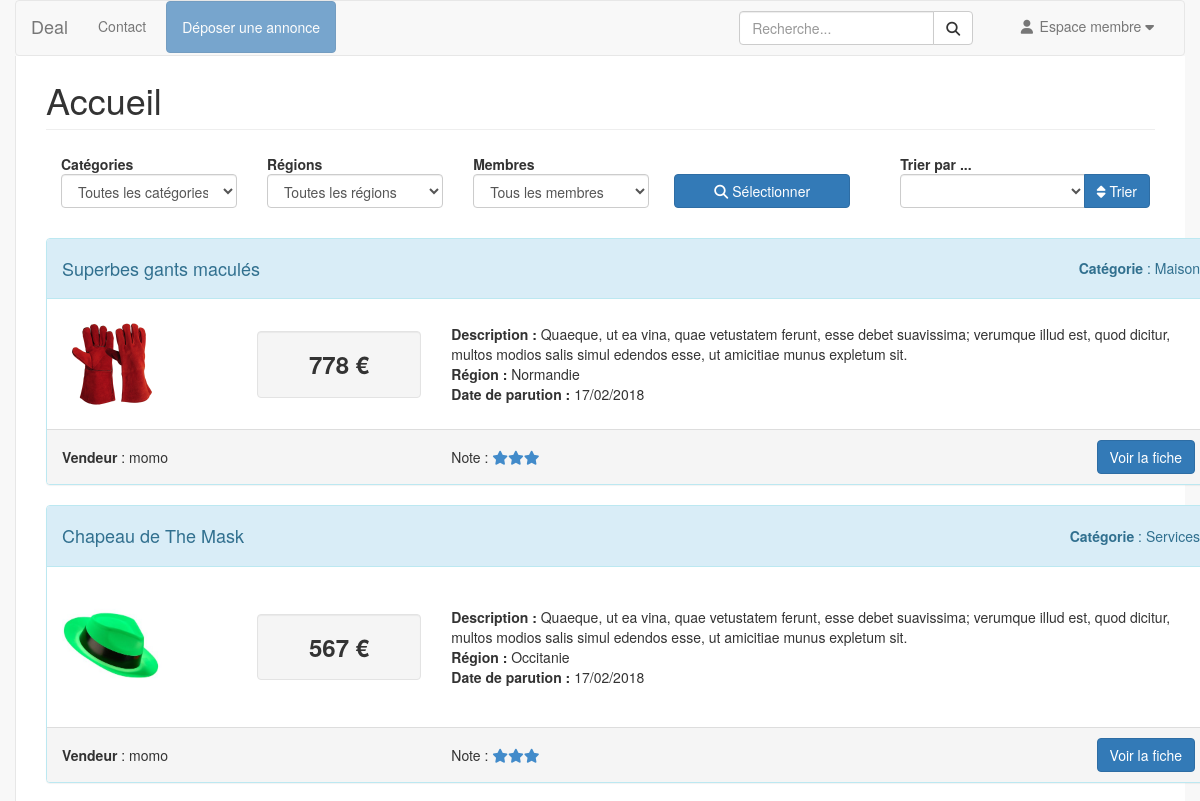
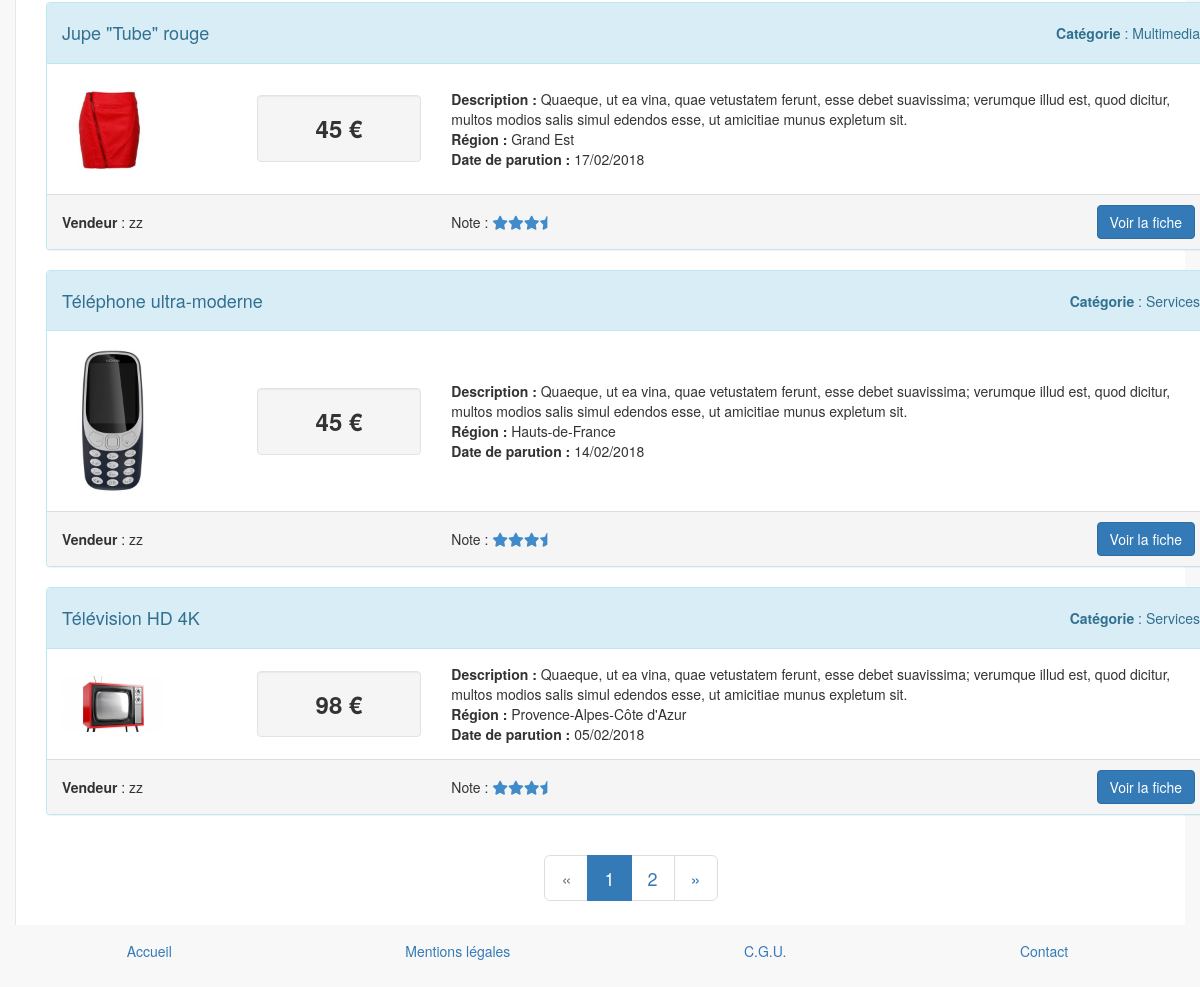
The page / on the database its author committed (2 pictures, top to bottom).
### tables this page shows
CREATE TABLE `annonce` (
  `id` int(10) unsigned NOT NULL AUTO_INCREMENT,
  `dispo` varchar(10) NOT NULL DEFAULT 'active',
  `titre` varchar(255) NOT NULL,
  `description_courte` varchar(255) NOT NULL,
  `description_longue` text NOT NULL,
  `prix` float NOT NULL,
  `photo` varchar(255) DEFAULT NULL,
  `ville` varchar(100) NOT NULL,
  `adresse` text NOT NULL,
  `code_postal` char(5) NOT NULL,
  `membre_id` int(10) unsigned NOT NULL,
  `categorie_id` int(10) unsigned DEFAULT NULL,
  `region_id` int(10) unsigned NOT NULL,
  `date_enregistrement` datetime NOT NULL DEFAULT CURRENT_TIMESTAMP,
  PRIMARY KEY (`id`),
  KEY `fk_annonce_membre_idx` (`membre_id`),
  KEY `fk_annonce_region_idx` (`region_id`),
  KEY `fk_annonce_categorie_idx` (`categorie_id`),
  CONSTRAINT `fk_annonce_membre` FOREIGN KEY (`membre_id`) REFERENCES `membre` (`id`) ON DELETE CASCADE ON UPDATE NO ACTION,
  CONSTRAINT `fk_annonce_region` FOREIGN KEY (`region_id`) REFERENCES `region` (`id`) ON DELETE NO ACTION ON UPDATE NO ACTION
);

CREATE TABLE `categorie` (
  `id` int(10) unsigned NOT NULL AUTO_INCREMENT,
  `titre` varchar(100) NOT NULL,
  `mots_cles` text,
  PRIMARY KEY (`id`)
);

CREATE TABLE `region` (
  `id` int(10) unsigned NOT NULL AUTO_INCREMENT,
  `nom` varchar(45) NOT NULL,
  PRIMARY KEY (`id`)
);

CREATE TABLE `membre` (
  `id` int(10) unsigned NOT NULL AUTO_INCREMENT,
  `civilite` enum('M.','Mme') NOT NULL,
  `pseudo` varchar(45) NOT NULL,
  `mdp` varchar(255) NOT NULL,
  `nom` varchar(45) NOT NULL,
  `prenom` varchar(45) NOT NULL,
  `telephone` varchar(45) DEFAULT NULL,
  `email` varchar(45) NOT NULL,
  `role` enum('user','admin') NOT NULL,
  `date_enregistrement` datetime NOT NULL DEFAULT CURRENT_TIMESTAMP,
  PRIMARY KEY (`id`),
  UNIQUE KEY `pseudo_UNIQUE` (`pseudo`)
);

### include/fonctions.php (called while the page is built, shortened)
<?php
function isUserConnected () {
  return isset($_SESSION['membre']);
}

### index.php (the view, shortened to what this page needs)
<?php
require_once __DIR__.'/include/init.php';
$categorieSelect = $regionSelect = $membreSelect = $triSelect = $reqC = $reqR = $reqM = '';
$reqC = (!empty($_SESSION['select']['categorieSelect']) ? 'AND a.categorie_id = '
.$_SESSION['select']['categorieSelect'].' ' : '');
$reqR = (!empty($regionSelect) ? 'AND a.region_id = '
.$regionSelect.' ' : '');
$reqM = (!empty($_SESSION['select']['membreSelect']) ? 'AND a.membre_id = '
.$_SESSION['select']['membreSelect'].' ' : '');
$triPar = (!empty($triSelect) ? $triSelect : 'a.id DESC');
$req = 'SELECT a.*, m.id idMembre, m.pseudo pseudo, c.id idCategorie, c.titre categorie, r.id idRegion, r.nom region '
.'FROM annonce a, categorie c, membre m, region r '
.'WHERE r.id = a.region_id AND m.id = a.membre_id AND c.id = a.categorie_id AND a.dispo = \'active\' '
.$reqC.$reqR.$reqM
.' ORDER BY '. $triPar;
$stmt = $pdo->query($req);
$annoncesToutes = $stmt->fetchAll();
$annoncesParPage = 5;
$nbTotalAnnonces = $stmt->rowCount();
$nbPages = ceil($nbTotalAnnonces/$annoncesParPage);
if(isset($_GET['p']) && !empty($_GET['p'])) {
  $pageChoisie = (int)$_GET['p'];
  if($pageChoisie > $nbPages) {
    $pageChoisie = $nbPages;
  }
} else {
  $pageChoisie = 1;
}
$premiereAnnonce = ($pageChoisie-1) * $annoncesParPage;
$req .= ' LIMIT '.$premiereAnnonce.', '.$annoncesParPage;
$stmt = $pdo->query($req);
$annonces = $stmt->fetchAll();
include __DIR__.'/layout/top.php';
?>
<div class="container-fluid" id="page-wrapper">
  <div class="row">
    <div class="col-lg-12">
      <h1 class="page-header">Accueil</h1>
    </div>
  </div>
  <div class="row">
    <div class="col-sm-9">
      <form class="form-group" method="post" id="filtres">
        <div class="col-sm-3 form-group">
          <label for="categories">Catégories</label>
          <select class="form-control" name="categorieSelect" id="categories">
            <option value="">Toutes les catégories</option>
          </select>
        </div>
        <div class="col-sm-3 form-group">
          <label for="regions">Régions</label>
          <select class="form-control" name="regionSelect" id="regions">
            <option value="">Toutes les régions</option>
          </select>
        </div>
        <div class="col-sm-3 form-group">
          <label for="membres">Membres</label>
          <select class="form-control" name="membreSelect" id="membres">
            <option value="">Tous les membres</option>
          </select>
        </div>
        <div class="col-sm-3 form-group">
          <button class="col-xs-12 btn btn-primary pull-right" type="submit"><i class="fa fa-search"></i> Sélectionner</button>
        </div>
      </div>
      <div class="col-sm-3">
        <label for="">Trier par ...</label>
        <div class="input-group">
          <select class="form-control" name="triSelect" id="triSelect">
          </select>
          <span class="input-group-btn">
            <button class="btn btn-primary form-group-btn pull-right" type="submit"><i class="fa fa-sort"></i> Trier</button>
          </span>
        </div>
      </div>
  </div>
  <div class="container">
    <?php foreach ($annonces as $annonce) : ?>
      <div class="row">
        <div class="panel panel-info" id="annonces-accueil">
          <div class="panel-heading">
            <div class="row">
              <div class="col-sm-8">
                <h4><?= $annonce['titre'] ?></h4>
              </div>
              <div class="col-sm-4">
                <div class="pull-right">
                  <strong>Catégorie</strong> : <?= $annonce['categorie']; ?>
                </div>
              </div>
            </div>
          </div>
          <div class="panel-body">
            <div class="row">
              <div class="col-sm-2">
                <a href="<?= PHOTO_WEB.$annonce['photo']; ?>" data-lightbox="lightbox">
                  <img src="<?= PHOTO_WEB.$annonce['photo']; ?>">
                </a>
              </div>
              <div class="col-sm-2">
                <div class="well">
                  <h3><strong><?= round($annonce['prix'],2); ?> €</strong></h3>
                </div>
              </div>
              <div class="col-sm-8">
                <p><b>Description :</b> <?= $annonce['description_courte']; ?></p>
                <p><b>Région :</b> <?= $annonce['region']; ?></p>
                <p><b>Date de parution :</b> <?= strftime('%d/%m/%Y',strtotime($annonce['date_enregistrement'])); ?></p>
              </div>
            </div>
          </div>
          <div class="panel-footer">
            <div class="row">
              <div class="col-sm-4">
                <strong> Vendeur</strong> : <?= $annonce['pseudo']; ?>
              </div>
              <div class="col-sm-4">
                <?php
                $req = 'SELECT AVG(note) noteMoy FROM notes GROUP BY membre_id2 HAVING membre_id2 = '. $annonce['idMembre'];
                $stmt = $pdo->query($req);
                $notes = $stmt->fetchColumn();
                $star = '';
                for ($i=0; $i<round($notes); $i++) {
                  $star .= '<i class="fa fa-star"></i>';
                }
                if ((round($notes,1)*10)%10 != 0) {
                  $star .= '<i class="fa fa-star-half"></i>';
                }
                ?>
                Note : <?= $star; ?>
              </div>
              <div class="col-sm-4">
                <a href="<?= SITE_PATH; ?>annonce-fiche.php?id=<?= $annonce['id']; ?>" class="btn btn-primary pull-right">Voir la fiche</a>
              </div>
            </div>
          </div>
        </div>
      </div>
    <?php endforeach; ?>
    <nav aria-label="page navigation" id="pagination">
      <form method="post">
        <ul class="pagination pagination-lg">
          <li <?= (($pageChoisie-1)<=0) ? 'class="disabled"' : '' ; ?>>
            <a href="index.php?p=<?= (($pageChoisie-1)<=0) ? 1 : $pageChoisie-1 ; ?>" aria-label="Previous">
              <span aria-hidden="true">&laquo;</span>
            </a>
          </li>
          <?php
          for($i = 1; $i <= $nbPages; $i++) {
            if($i == $pageChoisie) {
              echo '<li class="active" name="'.$i.'"><a href="index.php?p='.$i.'">'.$i.'</a></li>';
            }	else {
              echo '<li name="'.$i.'"><a href="index.php?p='.$i.'">'.$i.'</a></li>';
            }
          }
          ?>
          <li <?= ($pageChoisie >= $nbPages) ? 'class="disabled"' : '' ; ?>>
            <a href="index.php?p=<?= ($pageChoisie > $nbPages) ? '' : $pageChoisie+1; ?>" aria-label="Next">
              <span aria-hidden="true">&raquo;</span>
            </a>
          </li>
        </ul>
      </form>
    </nav>
  </div>
</div>
<?php
include __DIR__.('/layout/bottom.php');
?>

### layout/top.php (shortened to what this page needs)
<?php
if (!isUserConnected()) {
  $disabled = 'disabled';
  $popover = 'popover';
} else {
  $disabled = $popover = '';
}
?>
<!DOCTYPE html>
<html lang="fr">
<head>
  <link href="<?=SITE_PATH;?>vendor/bootstrap/css/bootstrap.min.css" rel="stylesheet">
  <link href="<?=SITE_PATH;?>vendor/metisMenu/metisMenu.min.css" rel="stylesheet">
  <link href="<?=SITE_PATH;?>vendor/datatables-plugins/dataTables.bootstrap.css" rel="stylesheet">
  <link href="<?=SITE_PATH;?>vendor/datatables-responsive/dataTables.responsive.css" rel="stylesheet">
  <link href="<?=SITE_PATH;?>dist/css/general.css" rel="stylesheet">
  <link href="<?=SITE_PATH;?>dist/css/lightbox.css" rel="stylesheet">
  <link href="<?=SITE_PATH;?>vendor/morrisjs/morris.css" rel="stylesheet">
  <link href="<?=SITE_PATH;?>vendor/font-awesome/css/font-awesome.min.css" rel="stylesheet" type="text/css">
  <link href="//netdna.bootstrapcdn.com/font-awesome/3.2.1/css/font-awesome.css" rel="stylesheet" type="text/css">
</head>
<body>
  <div class="container-fluid" id="wrapper">
              <nav class="navbar navbar-default">
                <div class="container-fluid">
                  <div class="navbar-header">
                    <a class="navbar-brand" href="<?= SITE_PATH; ?>index.php">Deal</a>
                  </div>
                  <div class="collapse navbar-collapse" id="bs-example-navbar-collapse-2">
                    <ul class="nav navbar-nav">
                      <li><a href="<?= SITE_PATH.'contact.php'; ?>" title="Contactez-nous" data-toggle="tooltip" data-placement="bottom">Contact</a></li>
                      <li data-toggle="<?= $popover; ?>" data-placement="bottom" data-content="Pour déposer une annonce, veuillez-vous connecter.">
                        <a class="btn btn-primary <?= $disabled; ?>" href="<?=SITE_PATH;?>admin/annonce-edit.php">
                          Déposer une annonce
                        </a>
                      </li>
                    </ul>
                    <ul class="nav navbar-nav navbar-right">
                      <form class="navbar-form navbar-left">
                        <div class="form-group">
                          <div class="input-group custom-search-form">
                            <input type="text" class="form-control" placeholder="Recherche...">
                            <span class="input-group-btn">
                              <button class="btn btn-default" type="button">
                                <i class="fa fa-search"></i>
                              </button>
                            </span>
                          </div>
                        </div>
                      </form>
                      <?php if (isUserConnected()) : ?>
                        <li class="dropdown">
                          <a class="dropdown-toggle" data-toggle="dropdown" href="#">
                            <i class="fa fa-user fa-fw"></i>
                            <?= getPseudo() ; ?>
                            <i class="fa fa-caret-down"></i>
                          </a>
                          <ul class="dropdown-menu dropdown-user">
                            <li>
                              <a href="<?=SITE_PATH;?>profil.php">
                                <i class="glyphicon glyphicon-user"></i>&nbsp;&nbsp;Mon profil</a>
                              </li>
                              <li class="divider"></li>
                              <li>
                                <a href="<?=SITE_PATH;?>deconnexion.php"><i class="fa fa-sign-out fa-fw"></i> Déconnexion</a>
                              </li>
                            </ul>
                          </li>
                        <?php else : ?>
                          <li class="dropdown">
                            <a class="dropdown-toggle" data-toggle="dropdown" href="#">
                              <i class="fa fa-user fa-fw"></i>
                              Espace membre
                              <i class="fa fa-caret-down"></i>
                            </a>
                          </li>
                        <?php endif; ?>
                      </ul>
                    </div>
                  </div>
                </nav>

### layout/bottom.php (shortened to what this page needs)
</div>
<footer class="container-fluid">
  <ul class="list-inline">
    <li class="list-inline-item"><a class="btn" href="<?= SITE_PATH.'index.php' ?>">Accueil</a></li>
    <li class="list-inline-item"><a class="btn" href="<?= SITE_PATH.'mentions-legales.php' ?>">Mentions légales</a></li>
    <li class="list-inline-item"><a class="btn" href="<?= SITE_PATH.'cgu.php'; ?> ">C.G.U.</a></li>
    <li class="list-inline-item"><a class="btn" href="<?= SITE_PATH.'contact.php'; ?>">Contact</a></li>
  </ul>
</footer>
</body>
</html>

### rows shown on the page
annonce: titre "Superbes gants maculés", categorie.titre "Maison", photo (picture), prix "778", description_courte "Quaeque, ut ea vina, quae vetustatem ferunt, esse debet suavissima; verumque illud est, quod dicitur, multos modios salis simul edendos esse, ut amicitiae munus expletum sit.", region.nom "Normandie", date_enregistrement "17/02/2018", membre.pseudo "momo"
annonce: titre "Chapeau de The Mask", categorie.titre "Services", photo (picture), prix "567", description_courte "Quaeque, ut ea vina, quae vetustatem ferunt, esse debet suavissima; verumque illud est, quod dicitur, multos modios salis simul edendos esse, ut amicitiae munus expletum sit.", region.nom "Occitanie", date_enregistrement "17/02/2018", membre.pseudo "momo"
annonce: titre "Jupe \"Tube\" rouge", categorie.titre "Multimedia", photo (picture), prix "45", description_courte "Quaeque, ut ea vina, quae vetustatem ferunt, esse debet suavissima; verumque illud est, quod dicitur, multos modios salis simul edendos esse, ut amicitiae munus expletum sit.", region.nom "Grand Est", date_enregistrement "17/02/2018", membre.pseudo "zz"
annonce: titre "Téléphone ultra-moderne", categorie.titre "Services", photo (picture), prix "45", description_courte "Quaeque, ut ea vina, quae vetustatem ferunt, esse debet suavissima; verumque illud est, quod dicitur, multos modios salis simul edendos esse, ut amicitiae munus expletum sit.", region.nom "Hauts-de-France", date_enregistrement "14/02/2018", membre.pseudo "zz"
annonce: titre "Télévision HD 4K", categorie.titre "Services", photo (picture), prix "98", description_courte "Quaeque, ut ea vina, quae vetustatem ferunt, esse debet suavissima; verumque illud est, quod dicitur, multos modios salis simul edendos esse, ut amicitiae munus expletum sit.", region.nom "Provence-Alpes-Côte d'Azur", date_enregistrement "05/02/2018", membre.pseudo "zz"
